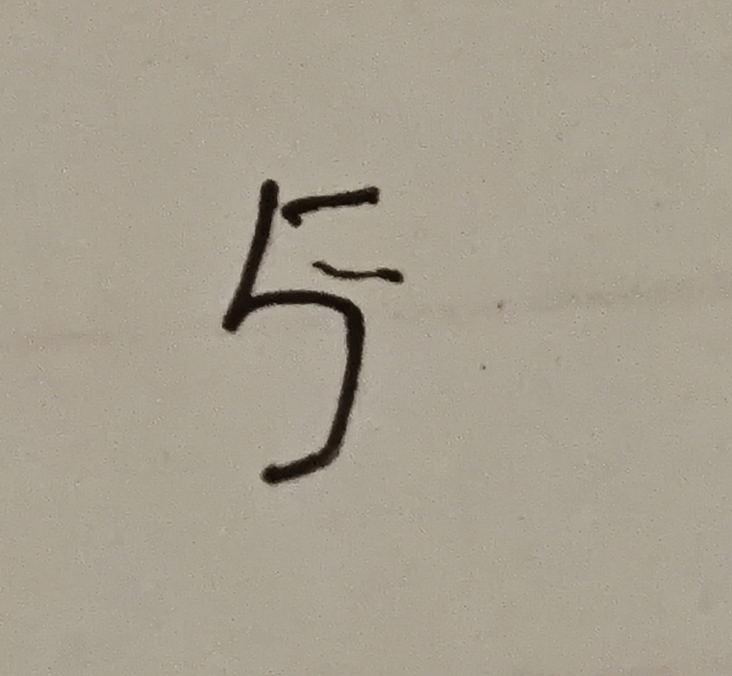
#> input picture data/noise.jpg, 732 x 676 px
$ python -i preprocessing.py   (imports and definitions only)   (older library calls are emulated)
#> lines starting #> are read from the running program, lines starting #| are printed output that depends on the picture
#> further down, picture is the input picture: shape (676, 732, 3); mean B, G, R 144.3, 160, 167.8
"""
共享预处理模块 — KNN 和 CNN 通用

职责:
  1. 帧级预处理: 边缘提取 → 二值图（用于 ROI 检测）
  2. ROI 检测: 轮廓查找 → 筛选候选区域
  3. ROI 预处理: 将原始灰度 ROI 转换为 MNIST 风格的标准化图像
     - OTSU 自适应二值化
     - 形态学闭运算 + 膨胀
     - 居中 + 保持宽高比 padding
     - resize 到目标尺寸

KNN 使用 20×20，CNN 使用 28×28，其他步骤完全一致。
"""

import cv2
import numpy as np


# ---------------------------------------------------------------------------
# 帧级预处理：边缘检测（用于 ROI 发现，所有方法共用）
# ---------------------------------------------------------------------------
def preprocess_frame(frame: np.ndarray, thresh: int = 50) -> np.ndarray:
    """
    对原始帧进行边缘提取，得到二值图用于 ROI 检测

    流水线: 灰度 → 膨胀 → 腐蚀 → absdiff → Sobel → 加权 → 阈值
    """
#> called with thresh = 50
    gray = cv2.cvtColor(frame, cv2.COLOR_BGR2GRAY)
    gray2 = cv2.dilate(gray, None, iterations=2)
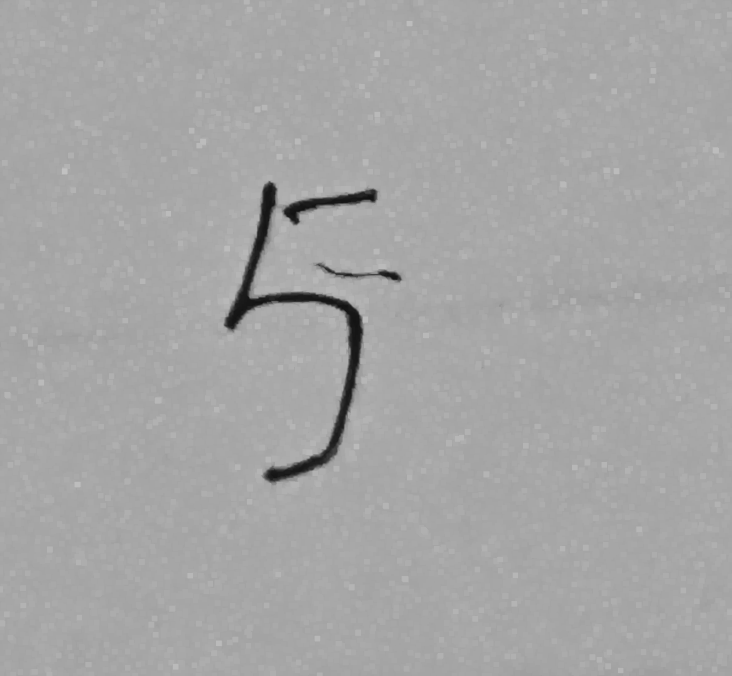
#> gray2: shape (676, 732); min 17, max 193, mean 165.6
    gray2 = cv2.erode(gray2, None, iterations=2)
    edges = cv2.absdiff(gray, gray2)
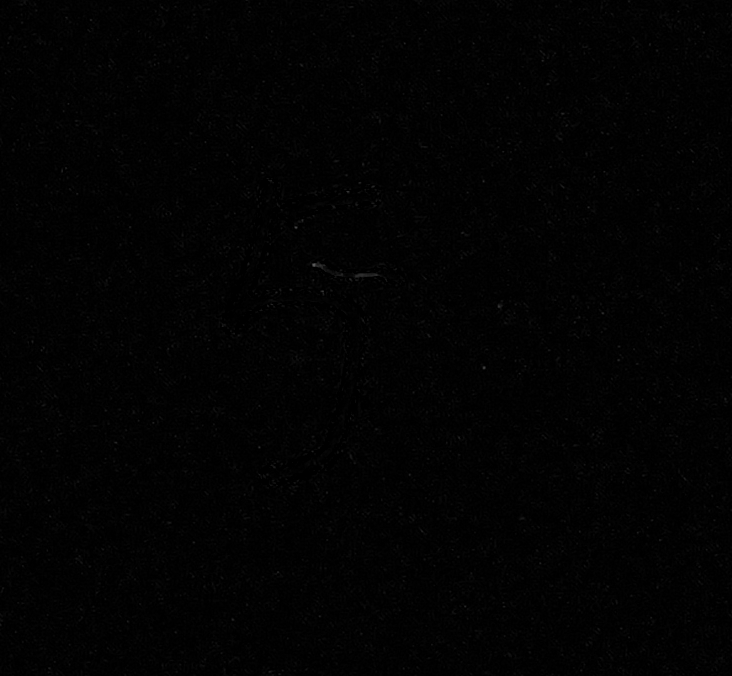
#> edges: shape (676, 732); min 0, max 90, mean 2.1
    x = cv2.Sobel(edges, cv2.CV_16S, 1, 0)
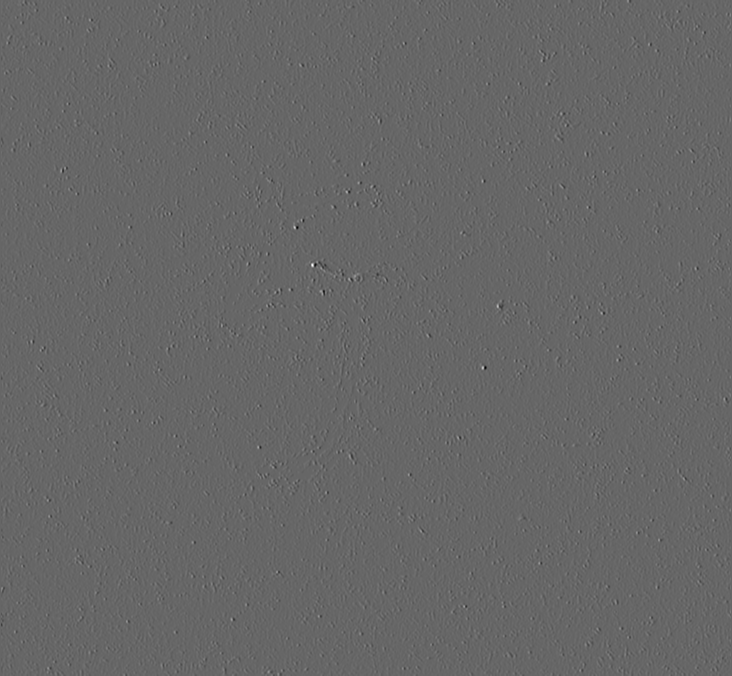
#> x: shape (676, 732) int16; min -208, max 307, mean 0; drawn with min black and max white
    y = cv2.Sobel(edges, cv2.CV_16S, 0, 1)
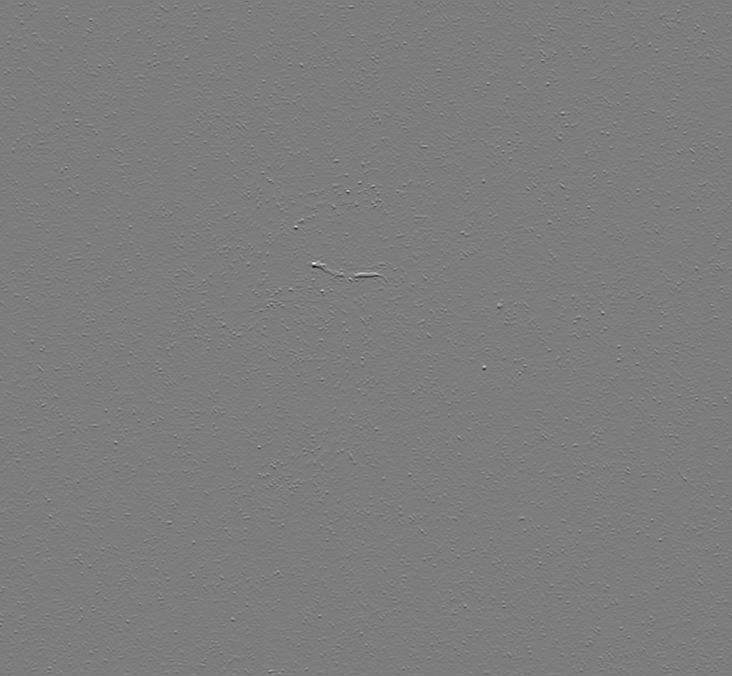
#> y: shape (676, 732) int16; min -319, max 331, mean 0; drawn with min black and max white
    absX = cv2.convertScaleAbs(x)
    absY = cv2.convertScaleAbs(y)
    dst = cv2.addWeighted(absX, 0.5, absY, 0.5, 0)
    _, dst = cv2.threshold(dst, thresh, 255, cv2.THRESH_BINARY)
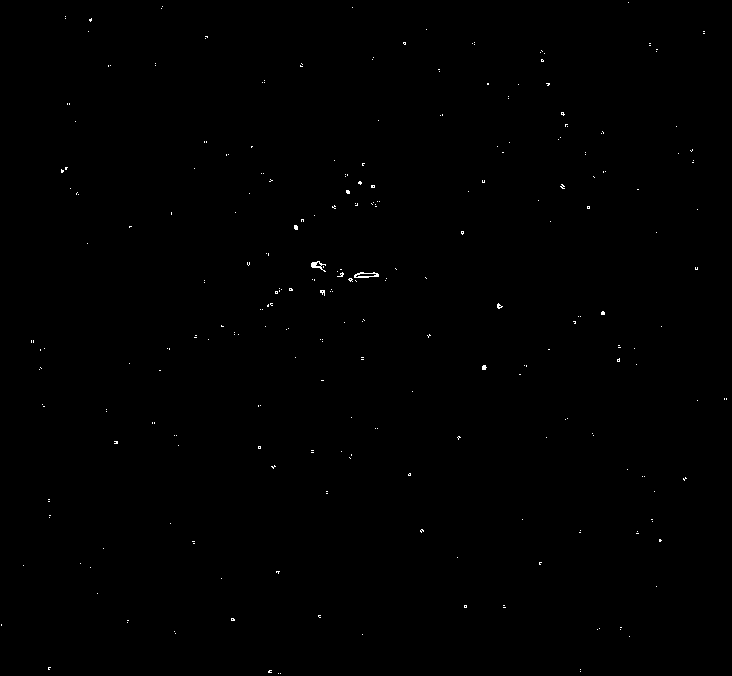
#> dst: shape (676, 732); 0.19% white in thin lines or dots
    return dst


# ---------------------------------------------------------------------------
# ROI 检测
# ---------------------------------------------------------------------------
# [139 lines left out: functions find_digit_rois, _remove_small_blobs, prepare_roi, not called in this run]

>>> import cv2
>>> picture = cv2.imread('../data/noise.jpg')
>>> result = preprocess_frame(picture)
